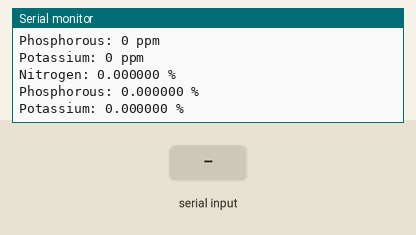
A sketch run on a simulated Arduino Uno, built with avr-gcc and run on an emulated ATmega328P. On the bench: the last lines printed to the serial monitor. The inputs (shaded band) are chosen by the test bench.

Above: at 1.7 s.
1.8 s: "1" received over the second serial link
At 4.01 s:
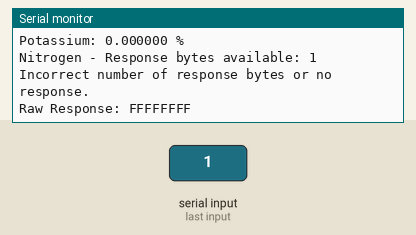
5.6 s: "1" received over Serial
At 7.22 s:
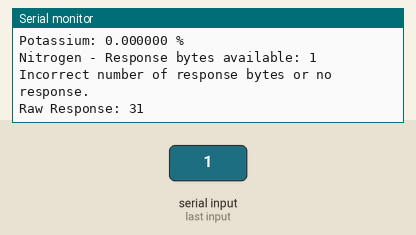
8.5 s: "0" received over Serial
At 10.43 s:
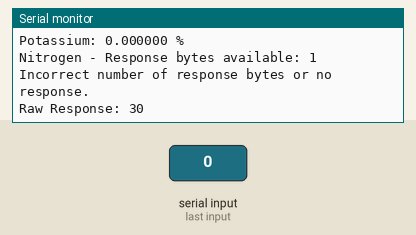

Measured:
- after the input at 1.8 s, the serial monitor: prints a new line after 1.9 s (image 1)
- after the input at 5.6 s, the serial monitor: prints a new line after 1.4 s (image 2)
- after the input at 8.5 s, the serial monitor: prints a new line after 1.7 s (image 3)

The sketch:

combined.ino
```cpp
#include <SoftwareSerial.h>
#include <Wire.h>

#define RE 8
#define DE 7

const byte nitro[] = {0x01, 0x03, 0x00, 0x1e, 0x00, 0x01, 0xe4, 0x0c};
const byte phos[] = {0x01, 0x03, 0x00, 0x1f, 0x00, 0x01, 0xb5, 0xcc};
const byte pota[] = {0x01, 0x03, 0x00, 0x20, 0x00, 0x01, 0x85, 0xc0};

byte values[11];

SoftwareSerial mod(2, 3);

void setup() {
    Serial.begin(9600);
    mod.begin(9600);
    pinMode(RE, OUTPUT);
    pinMode(DE, OUTPUT);
    delay(500);
}

void loop() {
    byte val1, val2, val3;

    val1 = nitrogen();
    delay(250);
    val2 = phosphorous();
    delay(250);
    val3 = potassium();
    delay(250);

    // Convert to ppm (same as mg/kg)
    Serial.print("Nitrogen: ");
    Serial.print(val1);
    Serial.println(" ppm");

    Serial.print("Phosphorous: ");
    Serial.print(val2);
    Serial.println(" ppm");

    Serial.print("Potassium: ");
    Serial.print(val3);
    Serial.println(" ppm");

    // Convert to percentage
    Serial.print("Nitrogen: ");
    Serial.print(val1 / 10000.0, 6);  // Print as percentage with six decimal places
    Serial.println(" %");

    Serial.print("Phosphorous: ");
    Serial.print(val2 / 10000.0, 6);
    Serial.println(" %");

    Serial.print("Potassium: ");
    Serial.print(val3 / 10000.0, 6);
    Serial.println(" %");

    delay(2000);
}


byte nitrogen() {
    return readSensor(nitro, sizeof(nitro), "Nitrogen");
}

byte phosphorous() {
    return readSensor(phos, sizeof(phos), "Phosphorous");
}

byte potassium() {
    return readSensor(pota, sizeof(pota), "Potassium");
}

byte readSensor(const byte* command, byte commandSize, const char* nutrientName) {
    digitalWrite(DE, HIGH);
    digitalWrite(RE, HIGH);
    delay(20);

    mod.write(command, commandSize);

    digitalWrite(DE, LOW);
    digitalWrite(RE, LOW);
    delay(50); // Give time for the sensor to respond

    int responseBytes = mod.available();
    Serial.print(nutrientName);
    Serial.print(" - Response bytes available: ");
    Serial.println(responseBytes);

    if (responseBytes == 7) { // Expecting 7 bytes (Modbus response)
        for (byte i = 0; i < responseBytes; i++) {
            values[i] = mod.read();
            Serial.print(values[i], HEX);
            Serial.print(" ");
        }
        Serial.println();

        // Check if the response starts with the correct Modbus address and function code
        if (values[0] == 0x01 && values[1] == 0x03) {
            // Extract the two bytes of the data (values[3] and values[4])
            byte highByte = values[3];  // Data high byte
            byte lowByte = values[4];   // Data low byte
            int result = (highByte << 8) | lowByte; // Combine high and low bytes
            return result;
        } else {
            Serial.println("Invalid response from sensor.");
        }
    } else {
        Serial.println("Incorrect number of response bytes or no response.");
    }

    if (responseBytes > 0) {
    Serial.print("Raw Response: ");
    for (int i = 0; i < responseBytes; i++) {
        Serial.print(Serial.read(), HEX);
        Serial.print(" ");
    }
    Serial.println();
}

    return 0; // Return 0 if there's an error
}


// #include <SoftwareSerial.h>
// #include <Wire.h>

// #define RE D1 // RE pin mapped to GPIO5 (D1)
// #define DE D2 // DE pin mapped to GPIO4 (D2)

// const byte nitro[] = {0x01, 0x03, 0x00, 0x1e, 0x00, 0x01, 0xe4, 0x0c};
// const byte phos[] = {0x01, 0x03, 0x00, 0x1f, 0x00, 0x01, 0xb5, 0xcc};
// const byte pota[] = {0x01, 0x03, 0x00, 0x20, 0x00, 0x01, 0x85, 0xc0};

// byte values[11];

// // Use GPIO pins for SoftwareSerial
// SoftwareSerial mod(D5, D6); // D5 (GPIO 14) as RX, D6 (GPIO 12) as TX

// void setup() {
//     Serial.begin(9600);
//     mod.begin(9600);
//     pinMode(RE, OUTPUT);
//     pinMode(DE, OUTPUT);
//     delay(500);
// }

// void loop() {
//     byte val1, val2, val3;

//     val1 = nitrogen();
//     delay(250);
//     val2 = phosphorous();
//     delay(250);
//     val3 = potassium();
//     delay(250);

//     // Print in ppm (mg/kg)
//     Serial.print("Nitrogen: ");
//     Serial.print(val1);
//     Serial.println(" ppm");

//     Serial.print("Phosphorous: ");
//     Serial.print(val2);
//     Serial.println(" ppm");

//     Serial.print("Potassium: ");
//     Serial.print(val3);
//     Serial.println(" ppm");

//     // Convert to percentage
//     Serial.print("Nitrogen: ");
//     Serial.print(val1 / 10000.0, 6);  // Print as percentage
//     Serial.println(" %");

//     Serial.print("Phosphorous: ");
//     Serial.print(val2 / 10000.0, 6);
//     Serial.println(" %");

//     Serial.print("Potassium: ");
//     Serial.print(val3 / 10000.0, 6);
//     Serial.println(" %");

//     delay(2000);
// }

// byte nitrogen() {
//     return readSensor(nitro, sizeof(nitro), "Nitrogen");
// }

// byte phosphorous() {
//     return readSensor(phos, sizeof(phos), "Phosphorous");
// }

// byte potassium() {
//     return readSensor(pota, sizeof(pota), "Potassium");
// }

// byte readSensor(const byte* command, byte commandSize, const char* nutrientName) {
//     digitalWrite(DE, HIGH); // Enable Modbus TX
//     digitalWrite(RE, HIGH); // Enable Modbus TX
//     delay(20);

//     mod.write(command, commandSize); // Send command to sensor

//     digitalWrite(DE, LOW); // Disable Modbus TX (to receive)
//     digitalWrite(RE, LOW); // Disable Modbus TX (to receive)
//     delay(50); // Wait for response

//     int responseBytes = mod.available();
//     Serial.print(nutrientName);
//     Serial.print(" - Response bytes available: ");
//     Serial.println(responseBytes);

//     if (responseBytes == 7) { // Expecting 7 bytes (Modbus response)
//         for (byte i = 0; i < responseBytes; i++) {
//             values[i] = mod.read();
//             Serial.print(values[i], HEX);
//             Serial.print(" ");
//         }
//         Serial.println();

//         if (values[0] == 0x01 && values[1] == 0x03) {
//             byte highByte = values[3];  // Data high byte
//             byte lowByte = values[4];   // Data low byte
//             int result = (highByte << 8) | lowByte; // Combine high and low bytes
//             return result;
//         } else {
//             Serial.println("Invalid response from sensor.");
//         }
//     } else {
//         Serial.println("Incorrect number of response bytes or no response.");
//     }

//     return 0; // Return 0 if there's an error
// }
```
